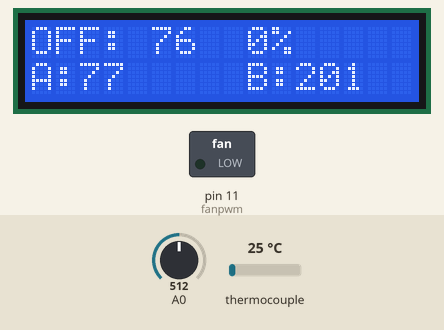
This sketch was run on a simulated Arduino Uno, built with avr-gcc and run on an emulated ATmega328P. Shown: 16×2 character LCD, switched loads named in the sketch (green lamp = pin HIGH). The inputs (shaded band) are chosen by the test bench; at power-on: A0 = 512, thermocouple 25 °C. What the sketch prints to the serial monitor is not drawn.

Above: at 1.7 s.
1.8 s: A0 set to 541
7.0 s: A0 set to 571
At 7.9 s:
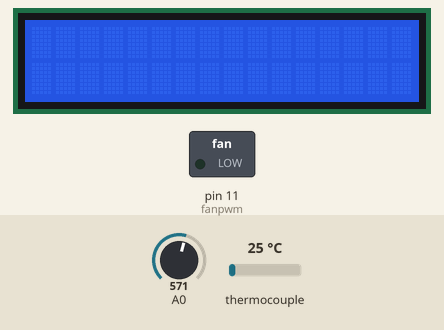
14.8 s: thermocouple set to 16 °C
At 18.45 s:
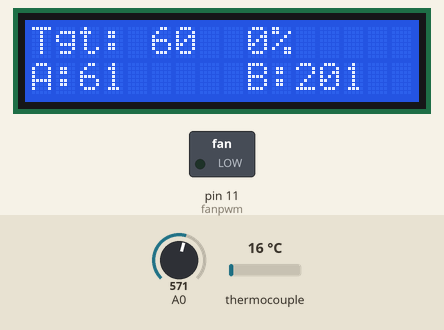
18.5 s: thermocouple set to 14 °C
At 24.2 s:
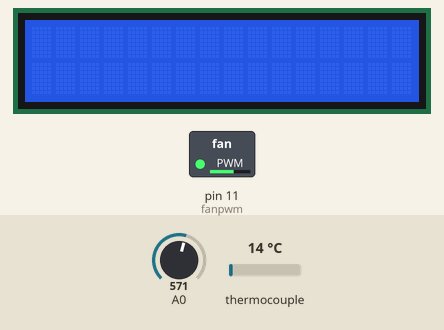
26.8 s: thermocouple set to 6 °C
At 33.54 s:
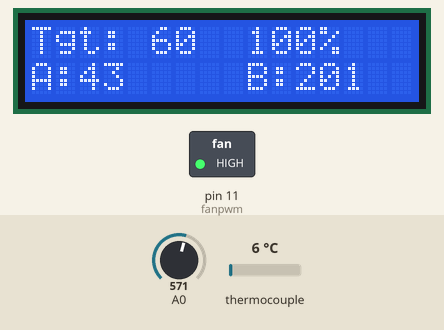
35.1 s: A0 set to 545
At 36.39 s:
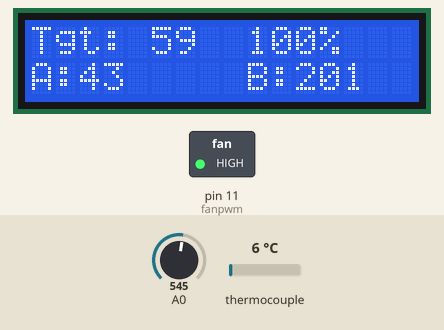
Timing chart, 0 to 38.1 s (numbered marks = the images above; inputs shaded):
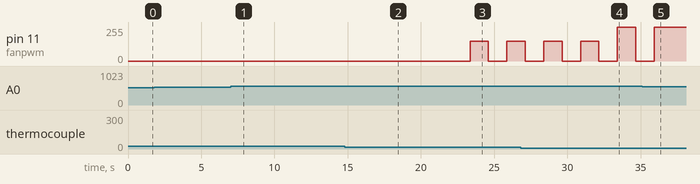

Measured:
- the behaviour switches between 554 and 555 on A0 (found by bisection; images 0 and 1)
- the behaviour switches between 15 and 14 °C on thermocouple (found by bisection; images 2 and 3)
- after the input at 7.0 s, the display: first differs from a run without the input after 0.27 s (image 1)
- after the input at 18.5 s, pin 11 (fanpwm): 0/255 → 150/255 after 4.9 s, → 0/255 1.3 s later, → 150/255 1.3 s later
- after the input at 35.1 s, pin 11 (fanpwm): goes on until 35.9 s, then stays 255/255
- what the display in image 1 shows lasts 1.0 s, from 7.3 s to 8.3 s

The sketch:

bbq_lcd_fan_tempsensor.ino
```cpp
//Sample using LiquidCrystal library
#include <LiquidCrystal.h>
#include <FastPID.h>
#include <max6675.h>
#include <Wire.h>


/*******************************************************

Smokey Boi

********************************************************/

//pid config params
int output_bits = 8;
bool output_signed = false;

// default
//float Kp=0.1, Ki=0.5, Kd=0, Hz=10;

// This was slow
// float Kp=0.25, Ki=0.3, Kd=0.9, Hz=10;
// float resetLimit = 0.85;

// 9-12 Very good, Still under/over shooting
float Kp=50.0, Ki=0.6, Kd=5, Hz=10;
float resetLimit = 0.95;

// Maybe increase D value, next resetLimit decrease
//float Kp=50.0, Ki=0.6, Kd=20, Hz=10;
//float resetLimit = 0.95;

FastPID myPID(Kp, Ki, Kd, Hz, output_bits, output_signed);


// Menu variables
bool enable = false;

// Loop vars
unsigned long currentTime;
unsigned long lastTime=0, lastThermo=0;
unsigned long delayTime = Hz;
unsigned long currentThermo;
const long delayThermo = 5000;
int pidStep;

// Temp Pins
int thermoDO = 3;
int thermoCSb = 11;
int thermoCSa = 12;
int thermoCLK = 13;
MAX6675 thermocouple(thermoCLK, thermoCSa, thermoDO);
uint8_t degree[8]  = {140,146,146,140,128,128,128,128};
int temp;


// select the pins used on the LCD panel
LiquidCrystal lcd(8, 9, 4, 5, 6, 7);

// define some values used by the panel and buttons
int fanpwm = 11;
int lcd_key     = 0;
int adc_key_in  = 0;
int set_temp = 80;
//int set_temp = 175;
float tempb = 200.51;

//Fan action
//unsigned long previousCheckFanMillis = 0;
//const long fanInterval = 2000;

//Display Refresh
unsigned long previousCheckDispMillis = 0;
const long dispInterval = 1000;

#define btnRIGHT  0
#define btnUP     1
#define btnDOWN   2
#define btnLEFT   3
#define btnSELECT 4
#define btnNONE   5

// read the buttons
int read_LCD_buttons()
{
 adc_key_in = analogRead(0);      // read the value from the sensor
 // my buttons when read are centered at these valies: 0, 144, 329, 504, 741
 // we add approx 50 to those values and check to see if we are close
 if (adc_key_in > 1000) return btnNONE; // We make this the 1st option for speed reasons since it will be the most likely result
 if (adc_key_in < 50)   return btnRIGHT;
 if (adc_key_in < 195)  return btnUP;
 if (adc_key_in < 380)  return btnDOWN;
 if (adc_key_in < 555)  return btnLEFT;
 if (adc_key_in < 790)  return btnSELECT;


 return btnNONE;  // when all others fail, return this...
}

void setup()
{
 Serial.begin(9600);
 lcd.createChar(0, degree);
 lcd.begin(16, 2);              // start the library
 lcd.setCursor(0,0);
 pinMode(fanpwm, OUTPUT);
 //myPID.setOutputRange(100,255);

 // wait for MAX chip to stabilize
  delay(500);
  currentThermo = millis();
  temp = round(thermocouple.readFahrenheit());
  lastThermo = currentThermo;
}

void loop()
{
  currentThermo = millis();
  if (currentThermo - lastThermo >= delayThermo){
    temp = round(thermocouple.readFahrenheit());
    lastThermo = currentThermo;  // Updates lastTime
    Serial.println(temp);
  }

  currentTime = millis();
  if(currentTime - lastTime >= delayTime){

  //This needs to be blink without delay
  pidStep = myPID.step(set_temp, temp);
  lastTime = currentTime;  // Updates lastTime
  }
 lcd.setCursor(0,1);            // move to the begining of the second line
 lcd_key = read_LCD_buttons();  // read the buttons

 switch (lcd_key)               // depending on which button was pushed, we perform an action
 {
   case btnRIGHT:
     {
     set_temp=set_temp+1;
     lcd.setCursor(6,0);            // move cursor to second line "1" and 9 spaces over
     lcd.print("   ");      // display seconds elapsed since power-up
     delay(80);
     break;
     }
   case btnLEFT:
     {
     set_temp=set_temp-1;
     lcd.setCursor(6,0);            // move cursor to second line "1" and 9 spaces over
     lcd.print("   ");      // display seconds elapsed since power-up
     delay(80);
     break;
     }
   case btnUP:
     {
     set_temp=set_temp+10;
     lcd.setCursor(6,0);            // move cursor to second line "1" and 9 spaces over
     lcd.print("   ");      // display seconds elapsed since power-up
     delay(80);
     break;
     }
   case btnDOWN:
     {
     set_temp=set_temp-10;
     lcd.setCursor(6,0);            // move cursor to second line "1" and 9 spaces over
     lcd.print("   ");      // display seconds elapsed since power-up
     delay(80);
     break;
     }
   case btnSELECT:
     {
        if(enable==true){
          myPID.clear();
        }
        enable =! enable;

        lcd.clear();
        delay(1000);
     break;
     }
     case btnNONE:
     {
     break;
     }
 }


    // Display Refresh Interval

      if (enable){
      lcd.setCursor(0,0);
      lcd.print("Tgt: ");
      lcd.print(set_temp);
          //lcd.write((byte)0);
      } else {
        lcd.setCursor(0,0);
        lcd.print("OFF: ");
        lcd.print(set_temp);
          //lcd.write((byte)0);
      }
      lcd.setCursor(9,0);
      lcd.print("    ");
      lcd.setCursor(9,0);
      lcd.print(round(pidStep/255.00*100));
      lcd.print("%");
      lcd.setCursor(0,1);
      lcd.print("A:");
          //int shorta = tempa+0.5 Round up
          //lcd.print(round(tempa));
      lcd.print(temp);
          //lcd.write((byte)0);
      lcd.setCursor(9,1);
      lcd.print("B:");
      lcd.print(round(tempb));

if (enable) {
  // Not within resetLimit% of target, clear pids set max speed
  if (temp < (set_temp * resetLimit)){
    lcd.setCursor(9,0);
    lcd.print("100%");
    analogWrite(fanpwm, 255);
    myPID.clear();
  } else {
    // Don't turn fan on when requested value is too low
    if (pidStep < 130){
      analogWrite(fanpwm, 0);
    } else {
      analogWrite(fanpwm, pidStep);
    }
  }
} else {
  analogWrite(fanpwm, 0);
}
delay(250);

}
```
